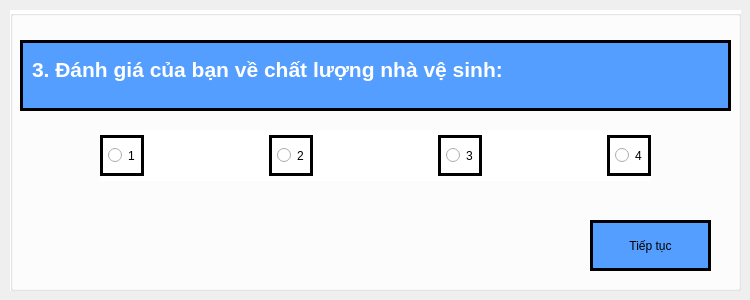
   <widget class="QWidget" name="page_3">
    <widget class="QGroupBox" name="groupBox_4">
     <property name="geometry">
      <rect>
       <x>10</x>
       <y>10</y>
       <width>731</width>
       <height>281</height>
      </rect>
     </property>
     <property name="styleSheet">
      <string notr="true">background-color: #ffffff;</string>
     </property>
     <property name="title">
      <string/>
     </property>
     <widget class="QTextBrowser" name="textBrowser_7">
      <property name="geometry">
       <rect>
        <x>10</x>
        <y>30</y>
        <width>711</width>
        <height>71</height>
       </rect>
      </property>
      <property name="styleSheet">
       <string notr="true">background-color: #549eff;
padding: 10px 5px;
border: 3px solid black;</string>
      </property>
      <property name="html">
       <string>&lt;!DOCTYPE HTML PUBLIC &quot;-//W3C//DTD HTML 4.0//EN&quot; &quot;http://www.w3.org/TR/REC-html40/strict.dtd&quot;&gt;
&lt;html&gt;&lt;head&gt;&lt;meta name=&quot;qrichtext&quot; content=&quot;1&quot; /&gt;&lt;style type=&quot;text/css&quot;&gt;
p, li { white-space: pre-wrap; }
&lt;/style&gt;&lt;/head&gt;&lt;body style=&quot; font-family:'PibotoLt'; font-size:8pt; font-weight:400; font-style:normal;&quot;&gt;
&lt;p style=&quot; margin-top:0px; margin-bottom:0px; margin-left:0px; margin-right:0px; -qt-block-indent:0; text-indent:0px;&quot;&gt;&lt;span style=&quot; font-size:16pt; font-weight:600; color:#ffffff;&quot;&gt;3. Đánh giá của bạn về chất lượng nhà vệ sinh:&lt;/span&gt;&lt;/p&gt;&lt;/body&gt;&lt;/html&gt;</string>
      </property>
     </widget>
     <widget class="QPushButton" name="home">
      <property name="geometry">
       <rect>
        <x>580</x>
        <y>210</y>
        <width>121</width>
        <height>51</height>
       </rect>
      </property>
      <property name="styleSheet">
       <string notr="true">background-color: #549eff;
font: 75 italic 12pt &quot;Sans&quot;;
padding: 10px 5px;
border: 3px solid black;

</string>
      </property>
      <property name="text">
       <string>Tiếp tục</string>
      </property>
     </widget>
     <widget class="QWidget" name="layoutWidget">
      <property name="geometry">
       <rect>
        <x>90</x>
        <y>120</y>
        <width>551</width>
        <height>51</height>
       </rect>
      </property>
      <layout class="QHBoxLayout" name="horizontalLayout_3">
       <item>
        <widget class="QRadioButton" name="ra3_1">
         <property name="styleSheet">
          <string notr="true">font: 75 italic 12pt &quot;Sans&quot;;
padding: 10px 5px;
border: 3px solid black;
</string>
         </property>
         <property name="text">
          <string>1</string>
         </property>
        </widget>
       </item>
       <item>
        <spacer name="horizontalSpacer_7">
         <property name="orientation">
          <enum>Qt::Horizontal</enum>
         </property>
         <property name="sizeHint" stdset="0">
          <size>
           <width>40</width>
           <height>20</height>
          </size>
         </property>
        </spacer>
       </item>
       <item>
        <widget class="QRadioButton" name="ra3_2">
         <property name="styleSheet">
          <string notr="true">font: 75 italic 12pt &quot;Sans&quot;;
padding: 10px 5px;
border: 3px solid black;
</string>
         </property>
         <property name="text">
          <string>2</string>
         </property>
        </widget>
       </item>
       <item>
        <spacer name="horizontalSpacer_8">
         <property name="orientation">
          <enum>Qt::Horizontal</enum>
         </property>
         <property name="sizeHint" stdset="0">
          <size>
           <width>40</width>
           <height>20</height>
          </size>
         </property>
        </spacer>
       </item>
       <item>
        <widget class="QRadioButton" name="ra3_3">
         <property name="styleSheet">
          <string notr="true">font: 75 italic 12pt &quot;Sans&quot;;
padding: 10px 5px;
border: 3px solid black;
</string>
         </property>
         <property name="text">
          <string>3</string>
         </property>
        </widget>
       </item>
       <item>
        <spacer name="horizontalSpacer_9">
         <property name="orientation">
          <enum>Qt::Horizontal</enum>
         </property>
         <property name="sizeHint" stdset="0">
          <size>
           <width>40</width>
           <height>20</height>
          </size>
         </property>
        </spacer>
       </item>
       <item>
        <widget class="QRadioButton" name="ra3_4">
         <property name="styleSheet">
          <string notr="true">font: 75 italic 12pt &quot;Sans&quot;;
padding: 10px 5px;
border: 3px solid black;
</string>
         </property>
         <property name="text">
          <string>4</string>
         </property>
        </widget>
       </item>
      </layout>
     </widget>
    </widget>
   </widget>
